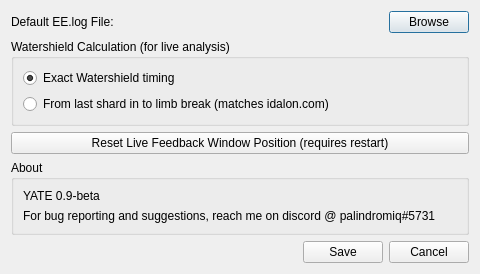
<?xml version="1.0" encoding="UTF-8"?>
<ui version="4.0">
 <class>SettingsDialog</class>
 <widget class="QDialog" name="SettingsDialog">
  <property name="geometry">
   <rect>
    <x>0</x>
    <y>0</y>
    <width>480</width>
    <height>261</height>
   </rect>
  </property>
  <property name="windowTitle">
   <string>Dialog</string>
  </property>
  <layout class="QVBoxLayout" name="verticalLayout_2">
   <item>
    <layout class="QHBoxLayout" name="horizontalLayout_2">
     <item>
      <widget class="QLabel" name="lblLogFileLabel">
       <property name="text">
        <string>Default EE.log File:</string>
       </property>
      </widget>
     </item>
     <item>
      <widget class="QLabel" name="lblLogFilePath">
       <property name="sizePolicy">
        <sizepolicy hsizetype="Preferred" vsizetype="Preferred">
         <horstretch>1</horstretch>
         <verstretch>1</verstretch>
        </sizepolicy>
       </property>
       <property name="font">
        <font>
         <weight>75</weight>
         <bold>true</bold>
        </font>
       </property>
       <property name="text">
        <string/>
       </property>
      </widget>
     </item>
     <item>
      <widget class="QPushButton" name="btnBrowseLogPath">
       <property name="text">
        <string>Browse</string>
       </property>
      </widget>
     </item>
    </layout>
   </item>
   <item>
    <widget class="QGroupBox" name="grpWatershieldCalc">
     <property name="title">
      <string>Watershield Calculation (for live analysis)</string>
     </property>
     <layout class="QVBoxLayout" name="verticalLayout">
      <item>
       <widget class="QRadioButton" name="radWatershieldExact">
        <property name="text">
         <string>Exact Watershield timing</string>
        </property>
        <property name="checked">
         <bool>true</bool>
        </property>
       </widget>
      </item>
      <item>
       <widget class="QRadioButton" name="radWaterShieldShardIn">
        <property name="text">
         <string>From last shard in to limb break (matches idalon.com)</string>
        </property>
       </widget>
      </item>
     </layout>
    </widget>
   </item>
   <item>
    <layout class="QHBoxLayout" name="horizontalLayout_3"/>
   </item>
   <item>
    <widget class="QPushButton" name="btnResetFeedback">
     <property name="text">
      <string>Reset Live Feedback Window Position (requires restart)</string>
     </property>
    </widget>
   </item>
   <item>
    <widget class="QGroupBox" name="grpAbout">
     <property name="title">
      <string>About</string>
     </property>
     <layout class="QVBoxLayout" name="verticalLayout_3">
      <item>
       <widget class="QLabel" name="lblVersion">
        <property name="text">
         <string>YATE 0.9-beta</string>
        </property>
       </widget>
      </item>
      <item>
       <widget class="QLabel" name="lblAboutContact">
        <property name="text">
         <string>For bug reporting and suggestions, reach me on discord @ palindromiq#5731</string>
        </property>
       </widget>
      </item>
     </layout>
    </widget>
   </item>
   <item>
    <layout class="QHBoxLayout" name="horizontalLayout">
     <item>
      <widget class="QWidget" name="widget" native="true">
       <property name="sizePolicy">
        <sizepolicy hsizetype="Preferred" vsizetype="Preferred">
         <horstretch>1</horstretch>
         <verstretch>0</verstretch>
        </sizepolicy>
       </property>
      </widget>
     </item>
     <item>
      <widget class="QPushButton" name="btnSave">
       <property name="text">
        <string>Save</string>
       </property>
      </widget>
     </item>
     <item>
      <widget class="QPushButton" name="btnCancel">
       <property name="text">
        <string>Cancel</string>
       </property>
      </widget>
     </item>
    </layout>
   </item>
  </layout>
 </widget>
 <resources/>
 <connections/>
</ui>
